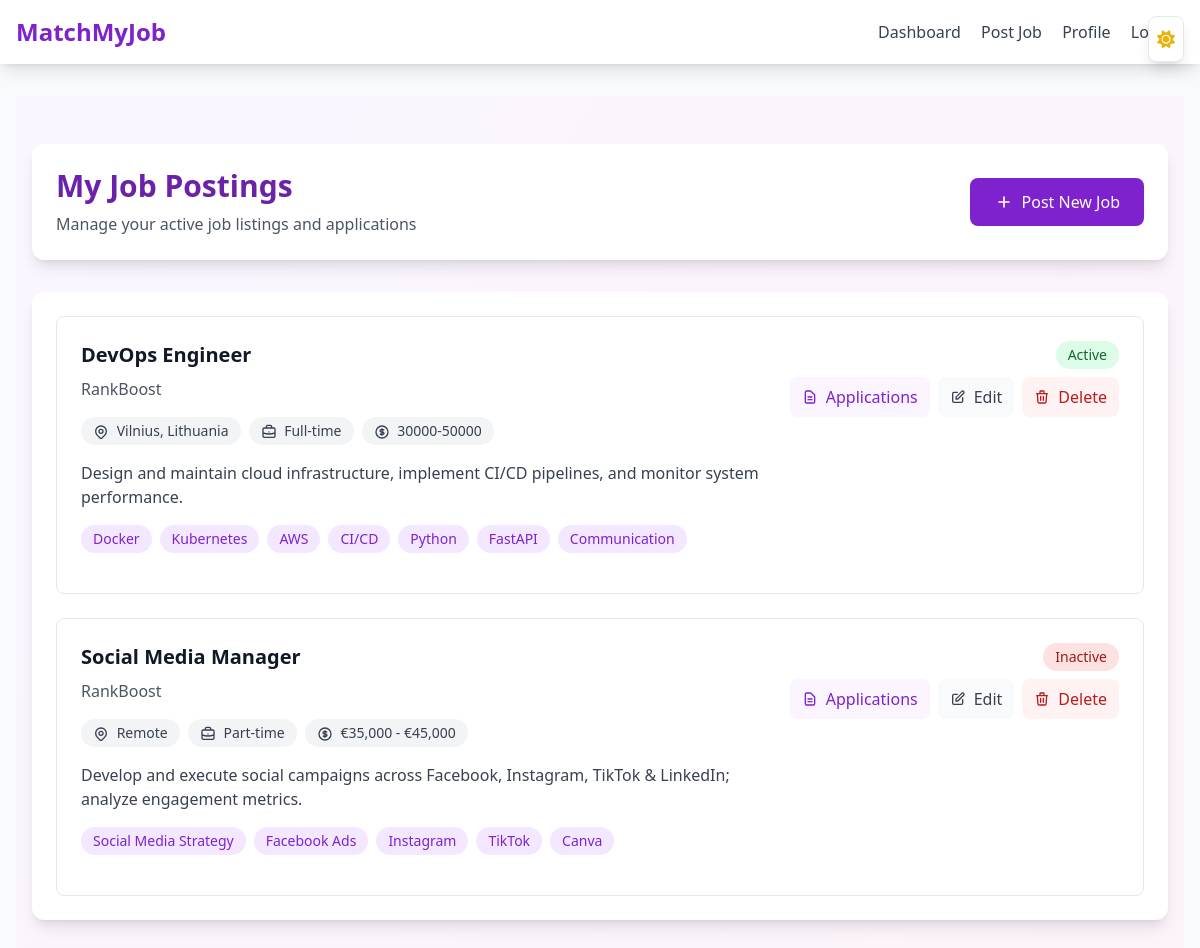
The page /employer/employer-jobs (signed in) on the database its author committed.
### models.py (models this page shows)
class JobPosting(Base):
    __tablename__ = "job_postings"
    id             = Column(Integer, primary_key=True, index=True)
    title          = Column(String, nullable=False)
    description    = Column(Text, nullable=False)
    skills_required= Column(JSON, nullable=False)
    company        = Column(String, nullable=False)
    location       = Column(String, nullable=True)
    salary_range   = Column(String, nullable=True)
    employment_type= Column(String, nullable=True)   # e.g. "Full-time"
    deadline       = Column(Date, nullable=True, index = True)     # date-only column
    created_at     = Column(DateTime, default=datetime.utcnow)
    employer_id    = Column(Integer, ForeignKey("users.id", ondelete="CASCADE"), nullable=False, index = True)
    is_active      = Column(Boolean, default=True, nullable=False, index = True)
    employer       = relationship("User", back_populates="job_postings")
    applications   = relationship("Application", back_populates="job", cascade="all, delete-orphan")

### employer.py (the view)
@router.get("/employer-jobs", response_class=HTMLResponse)
async def view_employer_jobs(
    request: Request,
    user: User = Depends(get_current_user),
    db: Session = Depends(get_db)
):
    if user.role != "employer":
        raise HTTPException(status_code=403, detail="Only employers can access this page")
    job_postings = db.query(JobPosting).filter(JobPosting.employer_id == user.id).order_by(JobPosting.created_at.desc()).all()
    return templates.TemplateResponse(
        "employer/employer-jobs.html",
        {
            "request": request,
            "user": user,
            "job_postings": job_postings,
            "msg": request.query_params.get("msg")
        }
    )

### templates/employer/employer-jobs.html (shortened to what this page needs)
{% extends "base.html" %}
{% block content %}
<div class="min-h-screen bg-gradient-to-br from-purple-50 to-pink-50 dark:from-gray-900 dark:to-gray-800 py-12">
    <div class="max-w-7xl mx-auto px-4">
        <div class="bg-white dark:bg-gray-800 rounded-xl shadow-lg p-6 mb-8">
            <div class="flex justify-between items-center">
                <div>
                    <h2 class="text-3xl font-bold text-purple-800 dark:text-purple-400 mb-2">My Job Postings</h2>
                    <p class="text-gray-600 dark:text-gray-400">Manage your active job listings and applications</p>
                </div>
                <a href="/employer/post-job"
                    class="inline-flex items-center px-6 py-3 bg-purple-700 text-white rounded-lg hover:bg-purple-800 transition-colors focus:ring-2 focus:ring-purple-500 focus:ring-offset-2 dark:focus:ring-offset-gray-800">
                    <svg class="w-5 h-5 mr-2" fill="none" stroke="currentColor" viewBox="0 0 24 24">
                        <path stroke-linecap="round" stroke-linejoin="round" stroke-width="2"
                            d="M12 6v6m0 0v6m0-6h6m-6 0H6" />
                    </svg>
                    Post New Job
                </a>
            </div>
        </div>
        <div class="bg-white dark:bg-gray-800 rounded-xl shadow-lg p-6">
            {% if job_postings %}
            <div class="grid grid-cols-1 gap-6">
                {% for job_posting in job_postings %}
                <div class="border dark:border-gray-700 rounded-lg p-6 hover:shadow-md transition-shadow">
                    <div class="flex justify-between items-start">
                        <div>
                            <h3 class="text-xl font-semibold text-gray-900 dark:text-white mb-2">{{ job_posting.title }}
                            </h3>
                            <p class="text-gray-600 dark:text-gray-400 mb-4">{{ job_posting.company }}</p>
                            <div class="flex flex-wrap gap-2 mb-4">
                                {% if job_posting.location %}
                                <span
                                    class="px-3 py-1 bg-gray-100 dark:bg-gray-700 text-gray-700 dark:text-gray-300 rounded-full text-sm">
                                    {{ job_posting.location }}
                                </span>
                                {% endif %}
                                {% if job_posting.employment_type %}
                                <span
                                    class="px-3 py-1 bg-gray-100 dark:bg-gray-700 text-gray-700 dark:text-gray-300 rounded-full text-sm">
                                    {{ job_posting.employment_type }}
                                </span>
                                {% endif %}
                                {% if job_posting.salary_range %}
                                <span
                                    class="px-3 py-1 bg-gray-100 dark:bg-gray-700 text-gray-700 dark:text-gray-300 rounded-full text-sm">
                                    {{ job_posting.salary_range }}
                                </span>
                                {% endif %}
                            </div>
                            <p class="text-gray-700 dark:text-gray-300 mb-4">{{ job_posting.description[:200] }}</p>
                            <div class="flex flex-wrap gap-2 mb-4">
                                {% for skill in job_posting.skills_required %}
                                <span
                                    class="px-3 py-1 bg-purple-100 dark:bg-purple-900 text-purple-700 dark:text-purple-300 rounded-full text-sm">{{
                                    skill.strip() }}</span>
                                {% endfor %}
                            </div>
                        </div>
                        <div class="flex flex-col items-end space-y-2">
                            <span
                                class="px-3 py-1 {% if job_posting.is_active %}bg-green-100 dark:bg-green-900 text-green-800 dark:text-green-200{% else %}bg-red-100 dark:bg-red-900 text-red-800 dark:text-red-200{% endif %} rounded-full text-sm">
                                {{ "Active" if job_posting.is_active else "Inactive" }}
                            </span>
                            <div class="flex space-x-2">
                                <a href="/employer/jobs/{{ job_posting.id }}/applications"
                                    class="inline-flex items-center px-3 py-2 bg-purple-50 dark:bg-purple-900/30 text-purple-700 dark:text-purple-300 rounded-lg hover:bg-purple-100 dark:hover:bg-purple-900/50 transition-colors">
                                    <svg class="w-4 h-4 mr-2" fill="none" stroke="currentColor" viewBox="0 0 24 24">
                                        <path stroke-linecap="round" stroke-linejoin="round" stroke-width="2"
                                            d="M9 12h6m-6 4h6m2 5H7a2 2 0 01-2-2V5a2 2 0 012-2h5.586a1 1 0 01.707.293l5.414 5.414a1 1 0 01.293.707V19a2 2 0 01-2 2z" />
                                    </svg>
                                    Applications
                                </a>
                                <a href="/employer/edit-job/{{ job_posting.id }}"
                                    class="inline-flex items-center px-3 py-2 bg-gray-50 dark:bg-gray-700 text-gray-700 dark:text-gray-300 rounded-lg hover:bg-gray-100 dark:hover:bg-gray-600 transition-colors">
                                    <svg class="w-4 h-4 mr-2" fill="none" stroke="currentColor" viewBox="0 0 24 24">
                                        <path stroke-linecap="round" stroke-linejoin="round" stroke-width="2"
                                            d="M11 5H6a2 2 0 00-2 2v11a2 2 0 002 2h11a2 2 0 002-2v-5m-1.414-9.414a2 2 0 112.828 2.828L11.828 15H9v-2.828l8.586-8.586z" />
                                    </svg>
                                    Edit
                                </a>
                                <form action="/employer/delete-job/{{ job_posting.id }}" method="post" class="inline">
                                    <button type="submit"
                                        class="inline-flex items-center px-3 py-2 bg-red-50 dark:bg-red-900/30 text-red-700 dark:text-red-300 rounded-lg hover:bg-red-100 dark:hover:bg-red-900/50 transition-colors">
                                        <svg class="w-4 h-4 mr-2" fill="none" stroke="currentColor" viewBox="0 0 24 24">
                                            <path stroke-linecap="round" stroke-linejoin="round" stroke-width="2"
                                                d="M19 7l-.867 12.142A2 2 0 0116.138 21H7.862a2 2 0 01-1.995-1.858L5 7m5 4v6m4-6v6m1-10V4a1 1 0 00-1-1h-4a1 1 0 00-1 1v3M4 7h16" />
                                        </svg>
                                        Delete
                                    </button>
                                </form>
                            </div>
                        </div>
                    </div>
                </div>
                {% endfor %}
            </div>
            {% endif %}
        </div>
    </div>
</div>
{% endblock %}

### rows shown on the page
JobPosting: title "DevOps Engineer", company "RankBoost", location "Vilnius, Lithuania", employment_type "Full-time", salary_range "30000-50000", description "Design and maintain cloud infrastructure, implement CI/CD pipelines, and monitor system performance.", strip "Docker" "Kubernetes" "AWS" "CI/CD" "Python" "FastAPI" "Communication", is_active "Active"
JobPosting: title "Social Media Manager", company "RankBoost", location "Remote", employment_type "Part-time", salary_range "€35,000 - €45,000", description "Develop and execute social campaigns across Facebook, Instagram, TikTok & LinkedIn; analyze engagement metrics.", strip "Social Media Strategy" "Facebook Ads" "Instagram" "TikTok" "Canva", is_active "Inactive"
